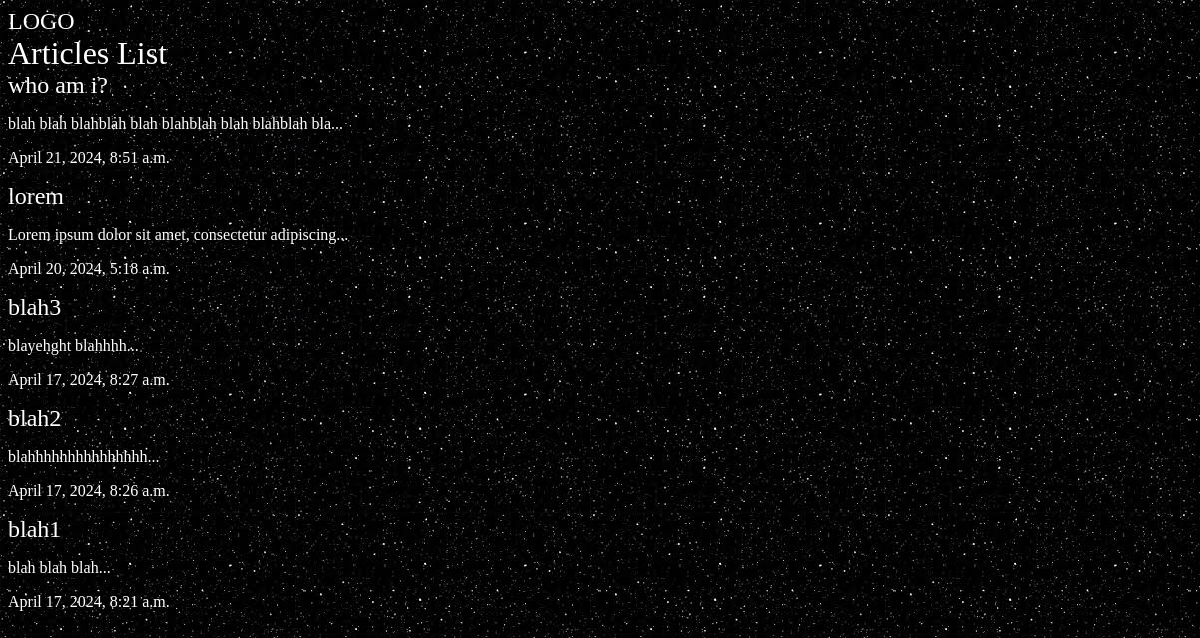
The app's page /articles/ with its own data.
### articles/models.py (models this page shows, shortened)
class Article(models.Model):
    title=models.CharField(max_length=100)
    slug=models.SlugField()
    body=models.TextField()
    date=models.DateTimeField(auto_now_add=True)
    image=models.ImageField(default='default.jpg',blank=True)
    def snippet(self):
        return self.body[:50]+'...'

### articles/views.py (the view)
# urls.py: path('', views.articles_list,name="list"),
def articles_list(request):
    articles = models.Article.objects.all().order_by('-date')
    args={'articles':articles}
    return render(request,'articles/articleslist.html',args)

### articles/templates/articles/articleslist.html (shortened to what this page needs)
{% extends 'base.html' %}
{% block content %}
<div class="container">
    <h1>Articles List</h1>
{% for article in articles %}
    <h2><a href="{% url 'articles:detail' slug=article.slug %}">{{ article.title}}</a></h2>
    <p>{{ article.snippet }}</p>
    <p>{{ article.date }}</p>
{% endfor %}
</div>
{% endblock  %}

### assets/styles.css (style rules this page uses)
body { background-color: #004aff; background-image:url(images.jpg); background-attachment: fixed; background-repeat-y:no-repeat; color:#fff }
h1,h2,h3,h4,h5,h6 { font-weight:normal; margin:0; }
a,a:hover,a:visited { color:#fff; text-decoration:none; }

### records on screen
Article: title "who am i?", snippet "blah blah blahblah blah blahblah blah blahblah bla...", date "April 21, 2024, 8:51 a.m."
Article: title "lorem", snippet "Lorem ipsum dolor sit amet, consectetur adipiscing...", date "April 20, 2024, 5:18 a.m."
Article: title "blah3", snippet "blayehght blahhhh...", date "April 17, 2024, 8:27 a.m."
Article: title "blah2", snippet "blahhhhhhhhhhhhhhh...", date "April 17, 2024, 8:26 a.m."
Article: title "blah1", snippet "blah blah blah...", date "April 17, 2024, 8:21 a.m."
